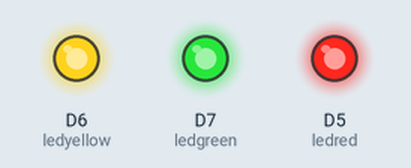
This sketch was run on a simulated ESP8266 (NodeMCU). On the bench: output pins drawn as LEDs (lit = HIGH).

Above: at 1.0 s.
At 7.0 s:
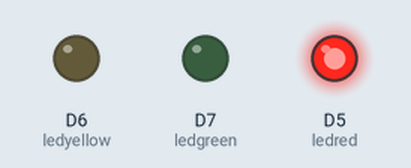
At 12.0 s:
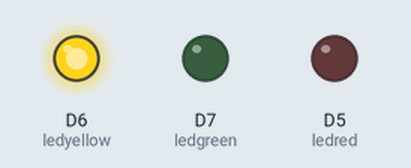
At 16.0 s:
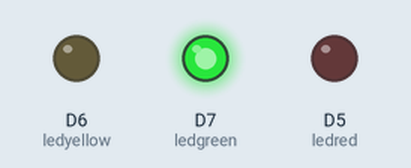
Timing chart, 0 to 17.6 s (numbered marks = the images above):
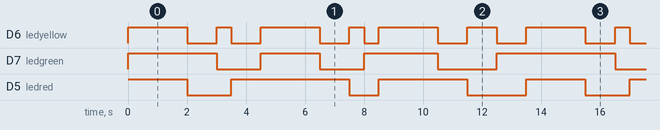

The sketch:

lampulalulintas.ino
```cpp
const int ledred = D5;
const int ledyellow = D6;
const int ledgreen = D7;
void setup() {
  // put your setup code here, to run once:
pinMode(ledred, OUTPUT);
pinMode(ledyellow, OUTPUT);
pinMode(ledgreen, OUTPUT);
}

void loop() {
 digitalWrite(ledred, HIGH);
digitalWrite(ledyellow, HIGH);
digitalWrite(ledgreen, HIGH);
delay(2000);

  digitalWrite(ledred, LOW);
digitalWrite(ledyellow, LOW);
digitalWrite(ledgreen, HIGH);
delay(1000);
  digitalWrite(ledred, LOW);
digitalWrite(ledyellow, HIGH);
digitalWrite(ledgreen, LOW);
delay(500);
  digitalWrite(ledred, HIGH);
digitalWrite(ledyellow, LOW);
digitalWrite(ledgreen, LOW);
delay(1000);
 digitalWrite(ledred, HIGH);
digitalWrite(ledyellow, HIGH);
digitalWrite(ledgreen, HIGH);
delay(2000);

  digitalWrite(ledred, HIGH);
digitalWrite(ledyellow, LOW);
digitalWrite(ledgreen, LOW);
delay(1000);
  digitalWrite(ledred, LOW);
digitalWrite(ledyellow, HIGH);
digitalWrite(ledgreen, LOW);
delay(500);
  digitalWrite(ledred, LOW);
digitalWrite(ledyellow, LOW);
digitalWrite(ledgreen, HIGH);
delay(500);
  digitalWrite(ledred, HIGH);
digitalWrite(ledyellow, HIGH);
digitalWrite(ledgreen, HIGH);
delay(2000);
  digitalWrite(ledred, HIGH);
digitalWrite(ledyellow, LOW);
digitalWrite(ledgreen, LOW);
delay(1000);
digitalWrite(ledred, LOW);
digitalWrite(ledyellow, HIGH);
digitalWrite(ledgreen, LOW);
delay(500);
digitalWrite(ledred, LOW);
digitalWrite(ledyellow, HIGH);
digitalWrite(ledgreen, LOW);
delay(500);
digitalWrite(ledred, LOW);
digitalWrite(ledyellow,LOW);
digitalWrite(ledgreen, HIGH);
delay(1000);
}
```

Measured:
- by itself, D7 (ledgreen): repeats every 13.5 s: LOW 1.5 s, HIGH 2.0 s, LOW 1.5 s, HIGH 2.5 s, LOW 2.0 s, HIGH 4.0 s
- by itself, D5 (ledred): repeats every 13.5 s: LOW 1.5 s, HIGH 4.0 s, LOW 1.0 s, HIGH 3.0 s, LOW 2.0 s, HIGH 2.0 s
- by itself, D6 (ledyellow): repeats every 13.5 s: LOW 1.0 s, HIGH 0.50 s, LOW 1.0 s, HIGH 2.0 s, LOW 1.0 s, HIGH 0.50 s, LOW 0.50 s, HIGH 2.0 s, LOW 1.0 s, HIGH 1.0 s, LOW 1.0 s, HIGH 2.0 s
